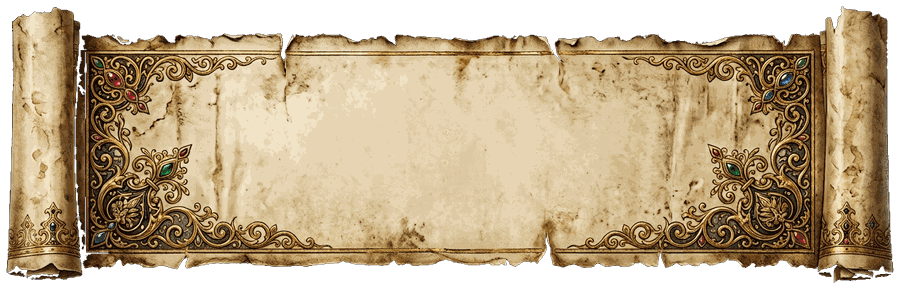
#> input picture assets/ai-examples/baked/backplate-parchment.png, 900 x 289 px
$ python bake-asset.py ../assets/ai-examples/baked/backplate-parchment.png
#> lines starting #> are read from the running program, lines starting #| are printed output that depends on the picture; after the words box and inside, x2 and y2 are one past the last pixel; in counts of white or black regions, pixels touching at a corner belong together
#> in bake, im is the input picture: PIL image 900x289 P; mean R, G, B, A 138.8, 119.1, 88.3, 198.2
#!/usr/bin/env python3
"""
bake-asset.py - turn an AI-generated image into an overlay-ready asset.

AI image models return opaque rectangles. Overlays need transparent PNGs that
are small enough to load instantly in OBS. This does the conversion:

  1. Knock the black (or white) background out to alpha
  2. Auto-crop to the artwork's bounding box
  3. Resize to a sane maximum
  4. Quantise + optimise so the file is tens of KB, not megabytes

Usage:
    python tools/bake-asset.py input.png                     # black bg -> alpha
    python tools/bake-asset.py input.png --bg white
    python tools/bake-asset.py input.png --max 900 --out assets/emblem.png
    python tools/bake-asset.py assets/raw/*.png              # batch

Requires Pillow:  pip install pillow
"""
import argparse
import glob
import os
import sys

try:
    from PIL import Image
except ImportError:
    sys.exit("This needs Pillow.  pip install pillow")


def knockout(im, bg="black", tol=42, feather=True):
    """Make the flat background transparent while preserving dark artwork.

    A naive luminance key deletes every dark pixel - which eats dark reds,
    navy, shadowed detail, anything that happens to be near-black. Instead we
    flood-fill inward from the image border, so only background that is
    actually CONNECTED to the edge is removed. Dark colours enclosed by the
    artwork survive at full opacity.
    """
#> called with bg = 'black', tol = 42, feather = True
    from PIL import ImageChops, ImageFilter
    from collections import deque

    im = im.convert("RGBA")
    w, h = im.size
#> w = 900; h = 289
    r, g, b, _ = im.split()
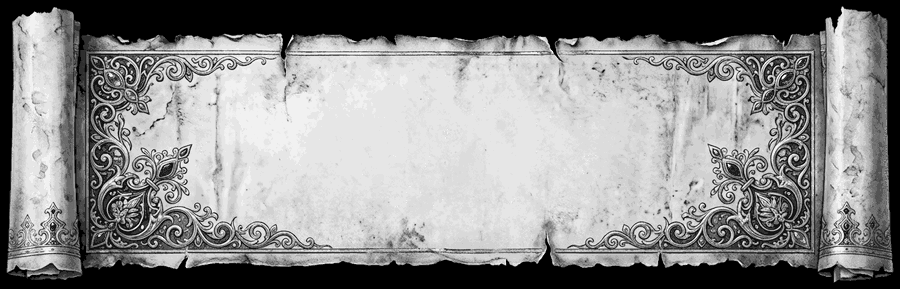
#> r: PIL image 900x289 L; min 0, max 251, mean 138.8
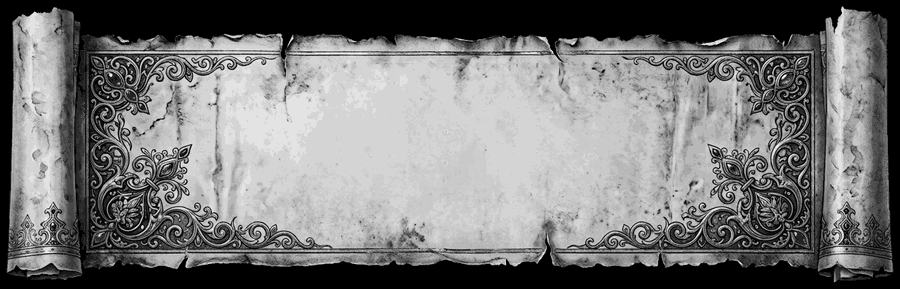
#> g: PIL image 900x289 L; min 0, max 246, mean 119.1
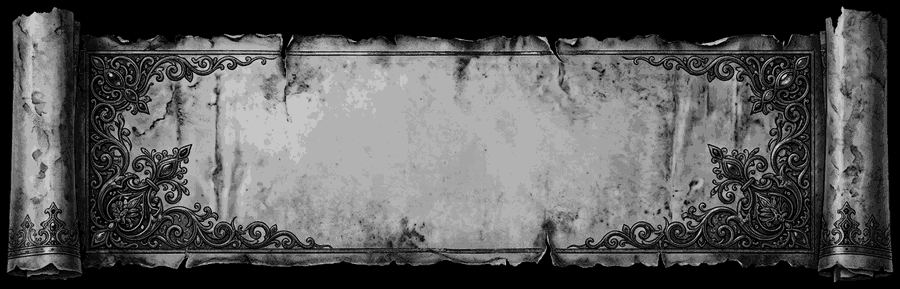
#> b: PIL image 900x289 L; min 0, max 207, mean 88.3

    if bg == "white":
        r, g, b = (ImageChops.invert(c) for c in (r, g, b))
    dist = ImageChops.lighter(ImageChops.lighter(r, g), b)
    dpx = dist.load()

    # --- flood fill from every border pixel that looks like background ---
    visited = bytearray(w * h)
    q = deque()

    def seed(x, y):
        i = y * w + x
        if not visited[i] and dpx[x, y] <= tol:
            visited[i] = 1
            q.append((x, y))

    for x in range(w):
        seed(x, 0); seed(x, h - 1)
    for y in range(h):
        seed(0, y); seed(w - 1, y)

    while q:
        x, y = q.popleft()
        for nx, ny in ((x+1, y), (x-1, y), (x, y+1), (x, y-1)):
            if 0 <= nx < w and 0 <= ny < h:
                i = ny * w + nx
                if not visited[i] and dpx[nx, ny] <= tol:
                    visited[i] = 1
                    q.append((nx, ny))

    # binary mask: 0 = background, 255 = keep
    mask = Image.frombytes("L", (w, h), bytes(255 if not v else 0 for v in visited))
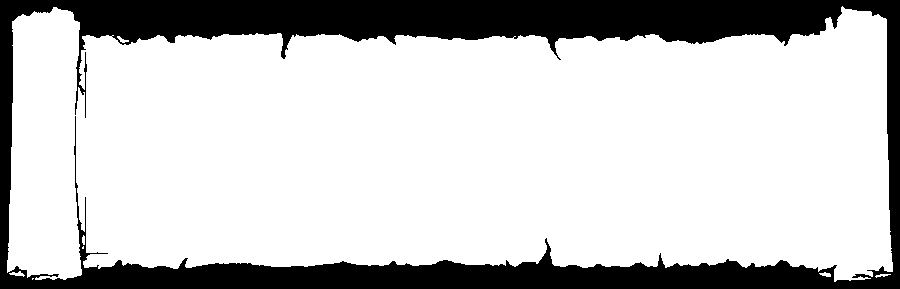
#> mask: PIL image 900x289 L; 78.1% white; 1 black region, box (x1, y1, x2, y2) and area: (0, 0, 900, 289) 56947

    if feather:
        # a 1px blur softens the cut edge without making the whole image translucent
        mask = mask.filter(ImageFilter.GaussianBlur(0.8))
        mask = mask.point(lambda v: 0 if v < 24 else (255 if v > 232 else v))

    out = Image.merge("RGBA", (*im.split()[:3], mask))
    return out


def autocrop(im, pad=8):
#> called with pad = 8
    bbox = im.getbbox()
#> bbox = (6, 5, 894, 283)
    if not bbox:
        return im
    l, t, r, b = bbox
#> l = 6; t = 5; r = 894; b = 283
    l = max(0, l - pad); t = max(0, t - pad)
#> after `l = max(0, l - pad)`: l = 0
#> after `t = max(0, t - pad)`: t = 0
    r = min(im.width, r + pad); b = min(im.height, b + pad)
#> after `r = min(im.width, r + pad)`: r = 900
#> after `b = min(im.height, b + pad)`: b = 289
    return im.crop((l, t, r, b))


def bake(path, out=None, bg="black", maxdim=1000, tol=42, quant=True, colors=96):
    im = Image.open(path)
    before = os.path.getsize(path)

    im = knockout(im, bg=bg, tol=tol)
    im = autocrop(im)

    if max(im.size) > maxdim:
        im.thumbnail((maxdim, maxdim), Image.LANCZOS)

    if quant:
        # Palette mode with a real alpha index compresses far better than
        # RGBA. Zero out colour under transparent pixels first so the
        # quantiser doesn't waste palette entries on invisible data.
        alpha = im.getchannel("A")
        flat = Image.new("RGBA", im.size, (0, 0, 0, 0))
#> flat: PIL image 900x289 RGBA; every value is 0
        flat.paste(im, (0, 0), alpha)
        im = flat.quantize(colors=colors, method=Image.FASTOCTREE)
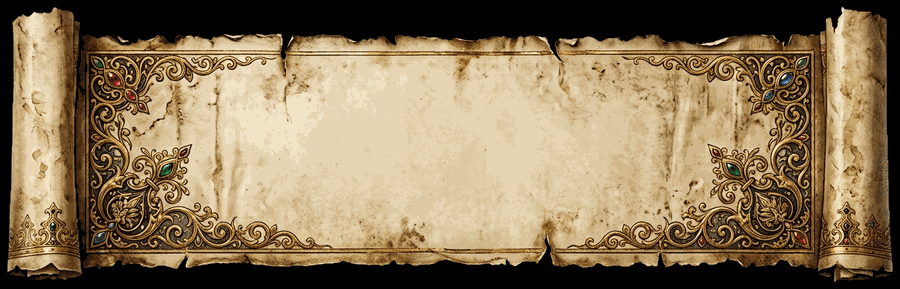
#> im: PIL image 900x289 P; mean R, G, B 138.2, 118.5, 88

    if out is None:
        base, _ = os.path.splitext(path)
        out = base + "-baked.png"
    os.makedirs(os.path.dirname(os.path.abspath(out)), exist_ok=True)
    im.save(out, "PNG", optimize=True)

    after = os.path.getsize(out)
    print(f"  {os.path.basename(path)}")
    print(f"    -> {out}")
    print(f"    {im.size[0]}x{im.size[1]}  {before//1024}KB -> {after//1024}KB "
          f"({100 - after * 100 // max(1, before)}% smaller)")
#|     900x289  94KB -> 92KB (3% smaller)
    return out


def main():
    ap = argparse.ArgumentParser(description="Bake AI images into overlay assets.")
    ap.add_argument("inputs", nargs="+")
    ap.add_argument("--out", default=None, help="output path (single input only)")
    ap.add_argument("--bg", default="black", choices=["black", "white"])
    ap.add_argument("--max", type=int, default=1000, dest="maxdim")
    ap.add_argument("--tol", type=int, default=42, help="background match tolerance")
    ap.add_argument("--no-quant", action="store_true")
    ap.add_argument("--colors", type=int, default=96, help="palette size (16-256)")
    a = ap.parse_args()

    files = []
    for pattern in a.inputs:
        files.extend(glob.glob(pattern))
    if not files:
        sys.exit("No matching files.")
    if a.out and len(files) > 1:
        sys.exit("--out only works with a single input.")

    print(f"Baking {len(files)} asset(s)...")
    for f in files:
        bake(f, out=a.out, bg=a.bg, maxdim=a.maxdim, tol=a.tol, quant=not a.no_quant, colors=a.colors)
    print("Done.")


if __name__ == "__main__":
    main()

$ run again, on assets/ai-examples/baked/frame-corner-flourish.png
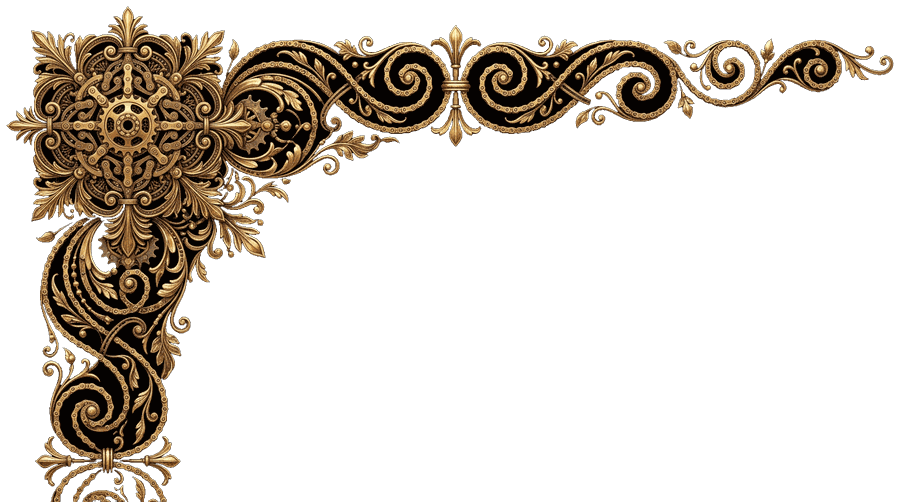
#> input picture assets/ai-examples/baked/frame-corner-flourish.png, 900 x 502 px
#> in bake, im is the input picture: PIL image 900x502 P; mean R, G, B, A 27.5, 20.7, 12.9, 65.3
#> in knockout, `mask = Image.frombytes("L", (w, h), bytes(255 if not v else 0 for v in..`:
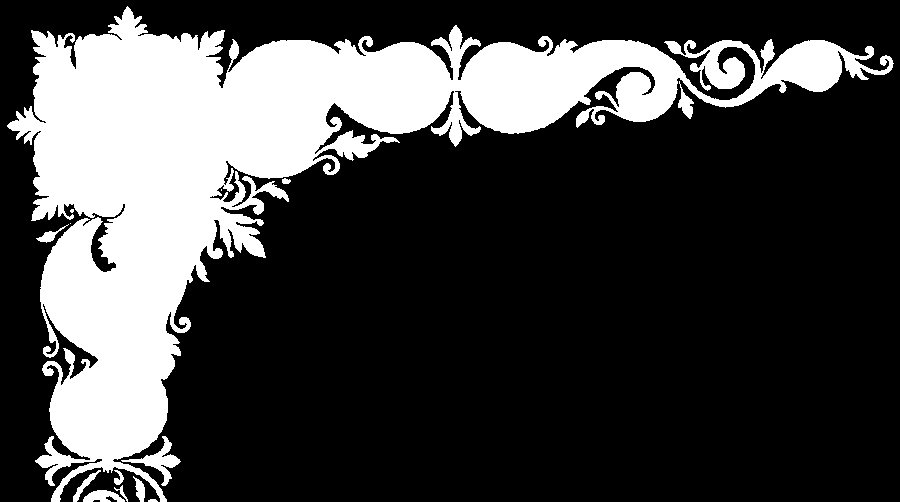
#> mask: PIL image 900x502 L; 26% white; 14 white regions (3 under 20 px), largest, box (x1, y1, x2, y2) and area: (7, 6, 894, 502) 115321, (121, 436, 181, 486) 739, (83, 490, 125, 502) 328
#> bbox = (6, 5, 895, 502)
#> in autocrop, `l, t, r, b = bbox`: l = 6; t = 5; r = 895; b = 502
#> in autocrop, `l = max(0, l - pad)`: l = 0
#> in autocrop, `r = min(im.width, r + pad)`: r = 900
#> in bake, `im = flat.quantize(colors=colors, method=Image.FASTOCTREE)`:
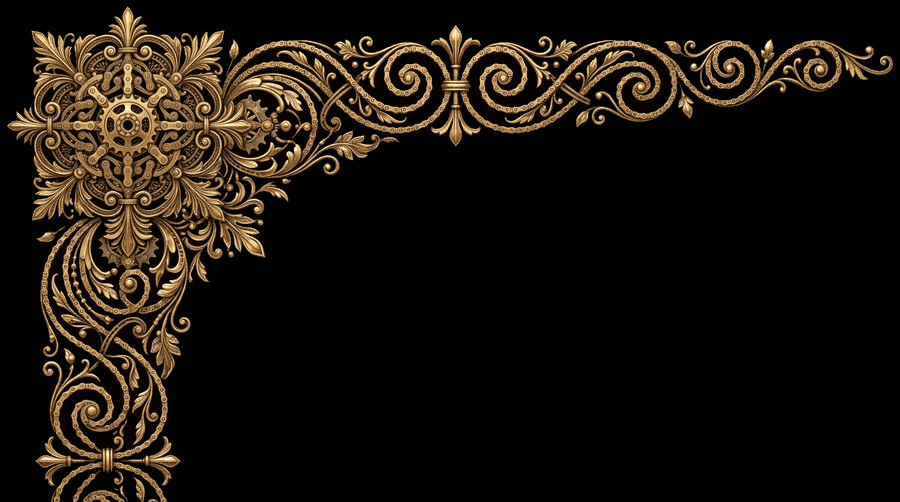
#> im: PIL image 900x502 P; mean R, G, B 26.7, 20.2, 12.6
#|     900x502  76KB -> 74KB (3% smaller)
